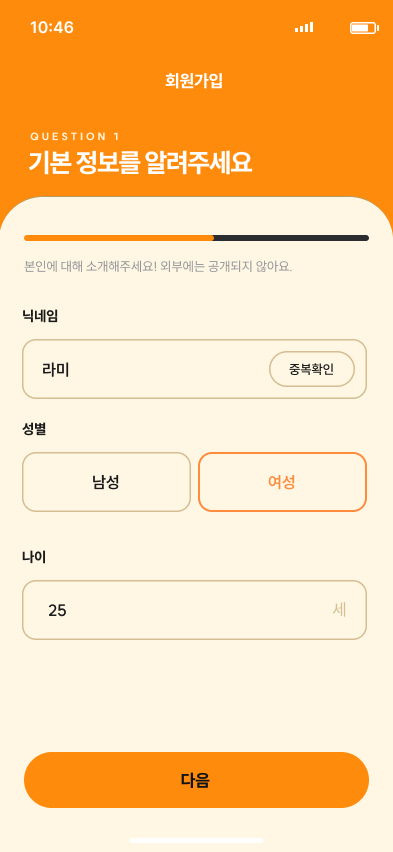
#> input picture design/reference/screenshots/onboarding-basic.png, 393 x 852 px
$ python measure.py
#> lines starting #> are read from the running program, lines starting #| are printed output that depends on the picture
from __future__ import annotations

from collections import Counter
from pathlib import Path
from typing import Iterable

from PIL import Image

ROOT = Path(__file__).resolve().parents[2]
OUT = ROOT / "tmp" / "onboarding-pixel-alignment"
REFERENCE = ROOT / "design" / "reference" / "screenshots"


def bbox_for_non_colors(image: Image.Image, colors: Iterable[tuple[int, int, int]]) -> tuple[int, int, int, int] | None:
    ignored = set(colors)
    pixels = image.convert("RGB").load()
    width, height = image.size
    xs: list[int] = []
    ys: list[int] = []
    for y in range(height):
        for x in range(width):
            if pixels[x, y] not in ignored:
                xs.append(x)
                ys.append(y)
    if not xs:
        return None
    return (min(xs), min(ys), max(xs) + 1, max(ys) + 1)


def dominant_colors(path: Path, count: int = 4) -> list[tuple[str, int]]:
    image = Image.open(path).convert("RGB")
    colors = Counter(image.getdata()).most_common(count)
    return [(f"#{r:02x}{g:02x}{b:02x}", total) for (r, g, b), total in colors]


def image_summary(path: Path) -> dict[str, object]:
    image = Image.open(path).convert("RGB")
    dominant = dominant_colors(path)
#> in dominant_colors, `colors = Counter(image.getdata()).most_common(count)`: colors = [((255, 247, 227), 226111), ((255, 139, 13), 92531), ((255, 255, 255), 2687), ((212, 190, 145), 2017)]
#> dominant = [('#fff7e3', 226111), ('#ff8b0d', 92531), ('#ffffff', 2687), ('#d4be91', 2017)]
    ignored = [(255, 247, 227), (255, 139, 13), (255, 241, 209)]
    return {
        "size": f"{image.size[0]}x{image.size[1]}",
        "dominant": dominant,
        "non_bg_bbox": bbox_for_non_colors(image, ignored),
    }


IMPLEMENTED = {
    "03": {
        "size": "393x852",
        "status/time": "(30,18)-(74,34)",
        "header title": "(165,70)-(222,87)",
        "question badge": "(30,127)-(118,147)",
        "main title": "(28,141)-(253,175)",
        "progress": "(24,235)-(369,241)",
        "subtitle": "(24,258)-(350,277)",
        "nickname input": "(22,339)-(367,399)",
        "gender boxes": "(22,452)-(367,512)",
        "age input": "(22,580)-(367,640)",
        "CTA": "(24,752)-(369,808)",
    },
    "04": {
        "size": "393x852",
        "duplicate message": "(89,308)-(365,323)",
        "red error/input bbox": "(22,308)-(367,399)",
        "other major boxes": "03과 동일",
    },
    "05": {
        "size": "393x852",
        "header title": "(171,70)-(228,87)",
        "question badge": "(30,127)-(120,147)",
        "main title": "(28,141)-(287,175)",
        "subtitle/helper": "(24,258)-(365,296)",
        "chip grid outer": "(34,322)-(358,708)",
        "chip size/gap": "각 103x44, gap-x 7, gap-y 13",
        "previous CTA": "(24,752)-(120,808)",
        "complete CTA": "(130,752)-(369,808)",
    },
}

REFERENCE_FILES = {
    "03": REFERENCE / "onboarding-basic.png",
    "04": REFERENCE / "onboarding-duplicate.png",
    "05": REFERENCE / "onboarding-interests.png",
}


def render_measurements() -> str:
    rows: list[str] = []
    for screen, path in REFERENCE_FILES.items():
      summary = image_summary(path)
#> summary = {'size': '393x852', 'dominant': [('#fff7e3', 226111), ('#ff8b0d', 92531), ('#ffffff', 2687), ('#d4be91', 2017)], 'non_bg_bbox': (0, 21, 393, 843)}
      dominant = ", ".join(f"{color} {total}px" for color, total in summary["dominant"])
      rows.append(
          f"<tr><td>{screen}</td><td>PNG fresh</td><td>{summary['size']}</td>"
          f"<td>{dominant}</td><td>{summary['non_bg_bbox']}</td><td>구현 좌표와 비교 기준</td></tr>"
      )
      for item, value in IMPLEMENTED[screen].items():
          rows.append(
              f"<tr><td>{screen}</td><td>{item}</td><td colspan='3'>{value}</td>"
              f"<td>OnboardingScreen.tsx absolute 좌표</td></tr>"
          )
#> after the loop, rows = 12 items
      production = OUT / f"{screen}-production.png"
      if production.exists():
          production_summary = image_summary(production)
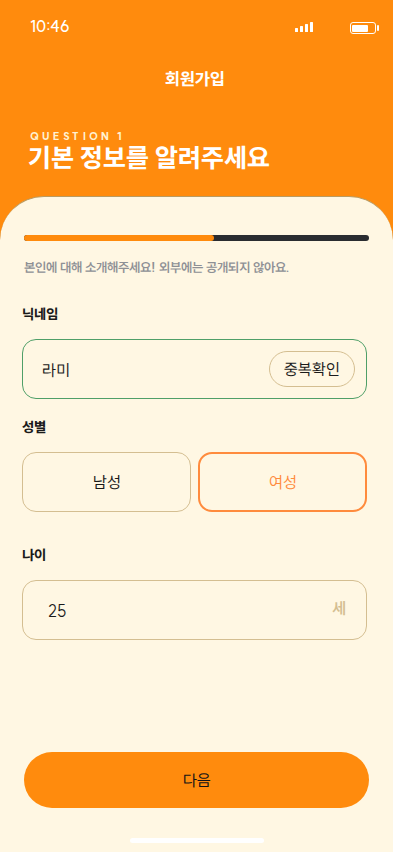
#> input picture tmp/onboarding-pixel-alignment/03-production.png, 393 x 852 px
#> in image_summary, image is the input picture: PIL image 393x852 RGB; mean R, G, B 252.6, 214.3, 164.5
#> in image_summary (call 2), `dominant = dominant_colors(path)`: dominant = [('#fff7e3', 227032), ('#ff8b0d', 92271), ('#ffffff', 2517), ('#d4be91', 1149)]
#> production_summary = {'size': '393x852', 'dominant': [('#fff7e3', 227032), ('#ff8b0d', 92271), ('#ffffff', 2517), ('#d4be91', 1149)], 'non_bg_bbox': (0, 20, 393, 843)}
          production_dominant = ", ".join(f"{color} {total}px" for color, total in production_summary["dominant"])
          rows.append(
              f"<tr><td>{screen}</td><td>production screenshot</td><td>{production_summary['size']}</td>"
              f"<td>{production_dominant}</td><td>{production_summary['non_bg_bbox']}</td>"
              f"<td>Playwright harness screenshot</td></tr>"
          )
#> pass 2 of the loop in render_measurements, `for screen, path in REFERENCE_FILES.items():`:
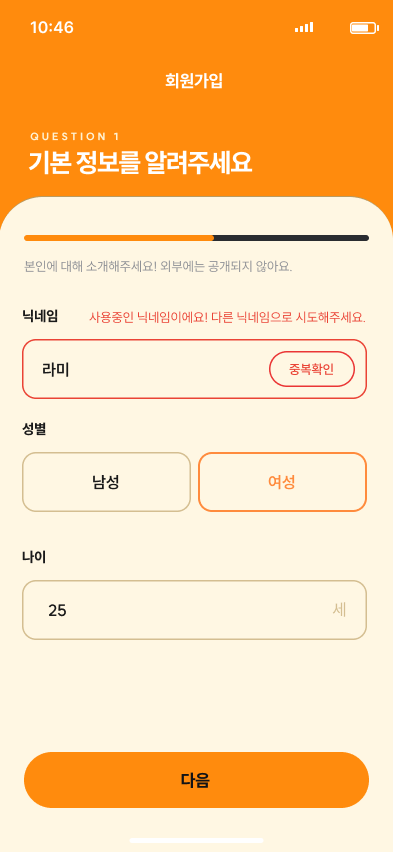
#> input picture design/reference/screenshots/onboarding-duplicate.png, 393 x 852 px
#> dominant = [('#fff7e3', 224562), ('#ff8b0d', 92531), ('#ffffff', 2687), ('#d4be91', 1139)]
#> summary = {'size': '393x852', 'dominant': [('#fff7e3', 224562), ('#ff8b0d', 92531), ('#ffffff', 2687), ('#d4be91', 1139)], 'non_bg_bbox': (0, 21, 393, 843)}
#> after the loop in render_measurements, `for item, value in IMPLEMENTED[screen].items():`: rows = 18 items
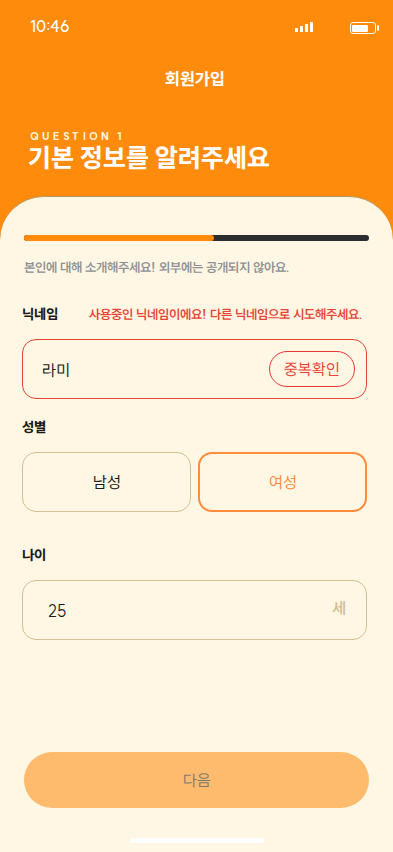
#> input picture tmp/onboarding-pixel-alignment/04-production.png, 393 x 852 px
#> in image_summary, image is the input picture: PIL image 393x852 RGB; mean R, G, B 253.1, 216.1, 169.1
#> dominant = [('#fff7e3', 224658), ('#ff8b0d', 73956), ('#ffbb6d', 18316), ('#ffffff', 2517)]
#> production_summary = {'size': '393x852', 'dominant': [('#fff7e3', 224658), ('#ff8b0d', 73956), ('#ffbb6d', 18316), ('#ffffff', 2517)], 'non_bg_bbox': (0, 20, 393, 843)}
#> pass 3 of the loop in render_measurements, `for screen, path in REFERENCE_FILES.items():`:
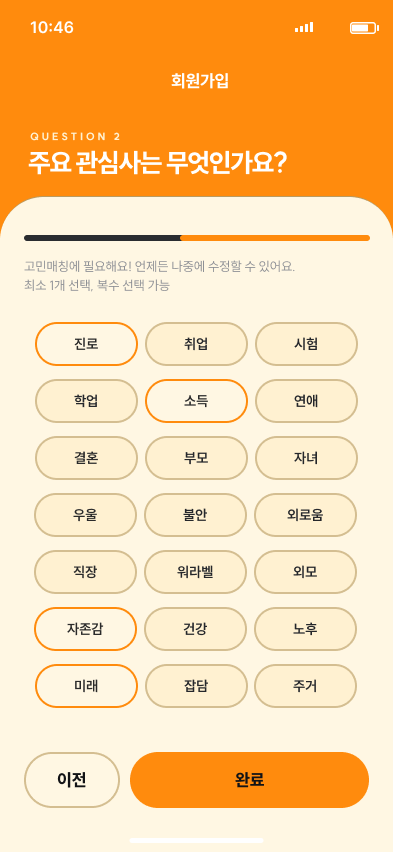
#> input picture design/reference/screenshots/onboarding-interests.png, 393 x 852 px
#> dominant = [('#fff7e3', 163556), ('#ff8b0d', 88103), ('#fff1d1', 57070), ('#d4be91', 6724)]
#> summary = {'size': '393x852', 'dominant': [('#fff7e3', 163556), ('#ff8b0d', 88103), ('#fff1d1', 57070), ('#d4be91', 6724)], 'non_bg_bbox': (0, 21, 393, 843)}
#> after the loop in render_measurements, `for item, value in IMPLEMENTED[screen].items():`: rows = 29 items
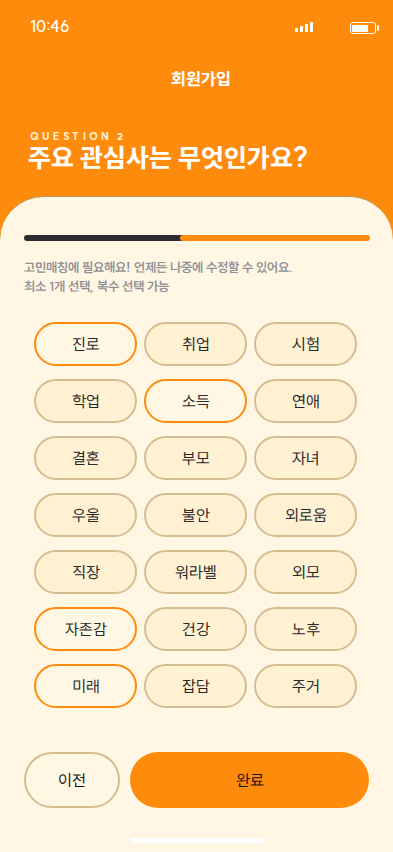
#> input picture tmp/onboarding-pixel-alignment/05-production.png, 393 x 852 px
#> in image_summary, image is the input picture: PIL image 393x852 RGB; mean R, G, B 250.9, 212.7, 161.9
#> dominant = [('#fff7e3', 162335), ('#ff8b0d', 87536), ('#fff1d1', 56157), ('#d4be91', 6438)]
#> production_summary = {'size': '393x852', 'dominant': [('#fff7e3', 162335), ('#ff8b0d', 87536), ('#fff1d1', 56157), ('#d4be91', 6438)], 'non_bg_bbox': (0, 20, 393, 843)}
    return "\n".join(rows)


def write_html() -> None:
    OUT.mkdir(parents=True, exist_ok=True)
    measurements = f"""<!doctype html>
<html lang="ko">
<head>
  <meta charset="utf-8" />
  <title>온보딩 픽셀 정렬 측정</title>
  <style>
    body {{ font-family: sans-serif; margin: 24px; color: #1a1a1a; }}
    table {{ border-collapse: collapse; width: 100%; font-size: 13px; }}
    th, td {{ border: 1px solid #ddd; padding: 8px; text-align: left; vertical-align: top; }}
    th {{ background: #fff1d1; }}
  </style>
</head>
<body>
  <h1>온보딩 03/04/05 픽셀 정렬 측정</h1>
  <p>이 문서는 구현 시점에 PIL로 reference PNG를 다시 읽어 생성했다. 구현 좌표는 <code>src/screens/onboarding/OnboardingScreen.tsx</code>의 absolute 좌표 기준이다.</p>
  <table>
    <thead><tr><th>화면</th><th>항목</th><th>크기/좌표</th><th>dominant color</th><th>non-bg bbox</th><th>비고</th></tr></thead>
    <tbody>{render_measurements()}</tbody>
  </table>
</body>
</html>
"""
    notes = """<!doctype html>
<html lang="ko">
<head>
  <meta charset="utf-8" />
  <title>온보딩 정렬 메모</title>
  <style>
    body { font-family: sans-serif; margin: 24px; line-height: 1.6; color: #1a1a1a; }
    code { background: #fff1d1; padding: 2px 4px; }
  </style>
</head>
<body>
  <h1>온보딩 03/04/05 구현 메모</h1>
  <ul>
    <li>기본 화면의 <code>다음</code>은 기존 basic completion 조건과 처리 중 상태를 그대로 사용해 비활성화한다.</li>
    <li>닉네임 중복 확인 requirement는 우회하지 않았다. <code>duplicateCheck.state === 'available'</code> 전에는 관심사 화면으로 진행하지 않는다.</li>
    <li>중복/검증 메시지는 기존 <code>nicknameError ?? duplicateMessage</code> 소스를 유지한다. 현재 screen props만으로 generic nickname validation과 duplicate-check visual intent를 완전히 분리할 수 없으므로, 새 contract/container semantics는 만들지 않았다.</li>
    <li>관심사 완료는 <code>props.onSubmit</code>만 호출한다. 기본 화면에는 최종 제출 경로가 없다.</li>
    <li>도메인 값 <code>워라밸</code>은 유지하고, 화면 표시 문자열만 reference PNG에 맞춰 <code>워라벨</code>로 렌더링했다.</li>
    <li>PNG-measured coordinate alignment prepared for manual visual review</li>
  </ul>
</body>
</html>
"""
    (OUT / "measurements.html").write_text(measurements, encoding="utf-8")
    (OUT / "notes.html").write_text(notes, encoding="utf-8")


if __name__ == "__main__":
    write_html()
